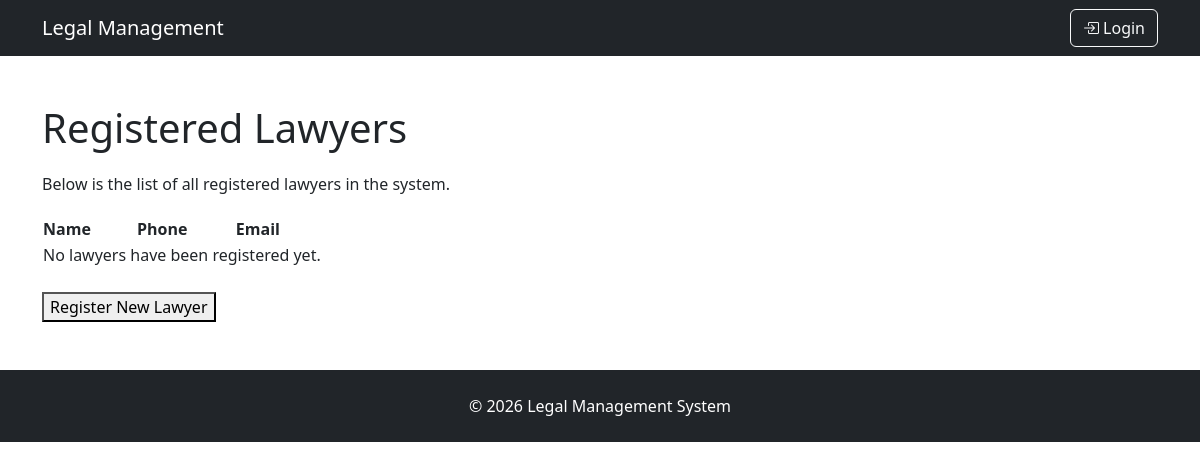
The app's page /lawyers/, older data.
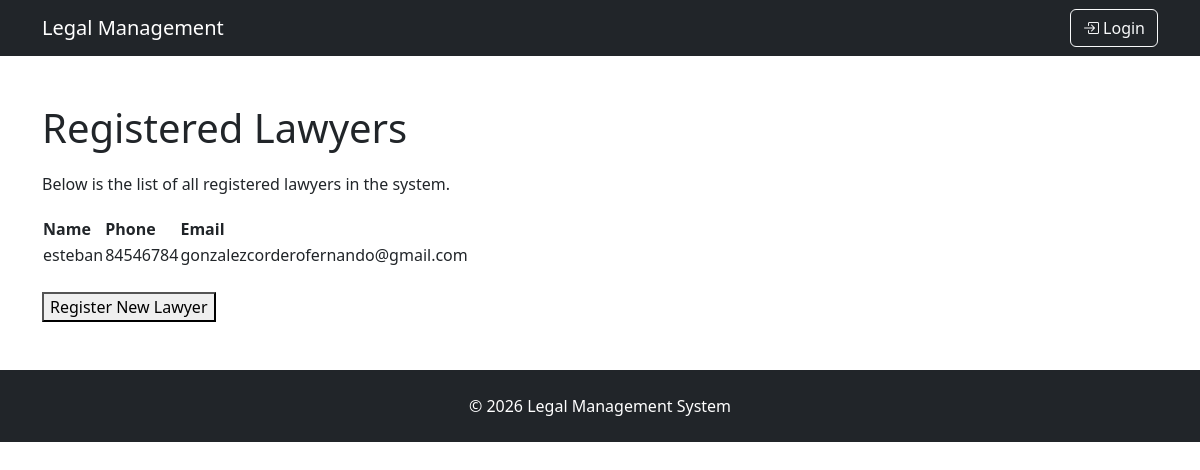
The same page, newer data.
### pagina_web/models.py (models this page shows, shortened)
class Lawyer(models.Model):
    user = models.OneToOneField(
        User,
        on_delete=models.CASCADE,
        related_name="lawyer_profile"
    )
    name = models.CharField(max_length=150)
    phone = models.CharField(max_length=30)
    email = models.EmailField(unique=True)
    gps_location = models.CharField(
        max_length=255,
        blank=True,
        null=True,
        help_text="Example: 9.9281, -84.0907"
    )
    webpage = models.URLField(
        blank=True,
        null=True
    )
    carne = models.CharField(
        max_length=100,
        unique=True,
        blank=True,
    )
    photo = models.ImageField(
        upload_to="lawyer_photos/",
        blank=True,
        null=True,
    )

### pagina_web/views.py (the view)
def lawyer_list(request):
    lawyers = Lawyer.objects.all()
    return render(
        request,
        "pagina_web/lawyer_list.html",
        {"lawyers": lawyers},
    )

### pagina_web/templates/pagina_web/lawyer_list.html (shortened to what this page needs)
{% extends "pagina_web/base.html" %}
{% block content %}
<h1>Registered Lawyers</h1>
<p style="margin:20px 0;">
    Below is the list of all registered lawyers in the system.
</p>
<table>
    <thead>
        <tr>
            <th>Name</th>
            <th>Phone</th>
            <th>Email</th>
        </tr>
    </thead>
    <tbody>
    {% for lawyer in lawyers %}
        <tr>
            <td>{{ lawyer.name }}</td>
            <td>{{ lawyer.phone }}</td>
            <td>{{ lawyer.email }}</td>
        </tr>
    {% empty %}
        <tr>
            <td colspan="3">
                No lawyers have been registered yet.
            </td>
        </tr>
    {% endfor %}
    </tbody>
</table>
<br>
<a href="{% url 'register_lawyer' %}">
    <button>Register New Lawyer</button>
</a>
{% endblock %}

### pagina_web/templates/pagina_web/base.html (shortened to what this page needs)
<!DOCTYPE html>
<html lang="en">
<head>
    <link href="https://cdn.jsdelivr.net/npm/bootstrap-icons@1.11.3/font/bootstrap-icons.css" rel="stylesheet">
    <link href="https://cdn.jsdelivr.net/npm/bootstrap@5.3.3/dist/css/bootstrap.min.css" rel="stylesheet">
</head>
<body>
<nav class="navbar navbar-expand-lg navbar-dark bg-dark">
    <div class="container">
        <a class="navbar-brand" href="{% url 'home' %}">
            Legal Management
        </a>
        <div class="collapse navbar-collapse" id="navbarNav">
          <ul class="navbar-nav ms-auto align-items-center">
            {% if user.is_authenticated %}
                <li class="nav-item">
                    <a class="nav-link" href="{% url 'home' %}">
                        Home
                    </a>
                </li>
                {% if user.is_staff %}
                    <li class="nav-item">
                        <a class="nav-link" href="{% url 'client_list' %}">
                            Clients
                        </a>
                    </li>
                    <li class="nav-item">
                        <a class="nav-link" href="{% url 'lawyer_list' %}">
                            Lawyers
                        </a>
                    </li>
                    <li class="nav-item">
                        <a class="nav-link" href="{% url 'register_client' %}">
                            Register Client
                        </a>
                    </li>
                    <li class="nav-item">
                        <a class="nav-link" href="{% url 'register_lawyer' %}">
                            Register Lawyer
                        </a>
                    </li>
                {% endif %}
                <li class="nav-item dropdown">
                    <a
                        class="nav-link dropdown-toggle"
                        href="#"
                        id="userDropdown"
                        role="button"
                        data-bs-toggle="dropdown">
                        <i class="bi bi-person-circle"></i>
                        {{ user.username }}
                    </a>
                    <ul class="dropdown-menu dropdown-menu-end">
                        <li>
                            <span class="dropdown-item-text">
                                Signed in as
                                <strong>{{ user.username }}</strong>
                            </span>
                        </li>
                        <li><hr class="dropdown-divider"></li>
                        <li>
                          <form method="post" action="{% url 'logout' %}">
                            {% csrf_token %}
                            <button type="submit" class="dropdown-item">
                                <i class="bi bi-box-arrow-right"></i>
                                Logout
                            </button>
                          </form>
                        </li>
                    </ul>
                </li>
            {% else %}
                <li class="nav-item">
                    <a class="btn btn-outline-light" href="{% url 'login' %}">
                        <i class="bi bi-box-arrow-in-right"></i>
                        Login
                    </a>
                </li>
            {% endif %}
          </ul>
        </div>
    </div>
</nav>
<main class="py-5">
    <div class="container">
        {% block content %}
        {% endblock %}
    </div>
</main>
<footer class="py-4 bg-dark mt-auto">
    <div class="container">
        <p class="text-center text-white mb-0">
            © {% now "Y" %} Legal Management System
        </p>
    </div>
</footer>
</body>
</html>

Row changes from the older to the newer data that the page shows:
added Lawyer: name "esteban", phone "84546784", email "gonzalezcorderofernando@gmail.com"
Text that changed along with them:
text no longer shown: "No lawyers have been registered yet."
